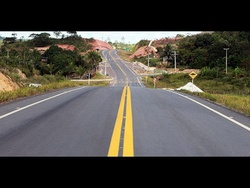
#> input picture TestingImages/T5.jpg, 250 x 188 px, shrunk from 480 x 360 before the run
$ jupyter execute --allow-errors ColorFiltering.ipynb   (shell and % lines are left out)
#> lines starting #> are read from the running program, lines starting #| are printed output that depends on the picture; after the words box and inside, x2 and y2 are one past the last pixel; in counts of white or black regions, pixels touching at a corner belong together
[cell 1]
import cv2 as cv
import numpy as np
from matplotlib import pyplot as plt

from __future__ import print_function
from ipywidgets import interact, interactive, fixed, interact_manual
import ipywidgets as widgets
from ipywidgets import FloatSlider

[cell 2]
f_orig = cv.imread('../TestingImages/T5.jpg') #cv gives bgr, matlab requires rgb
#> f_orig is the input picture: shape (188, 250, 3); mean B, G, R 68.6, 75.1, 78.3
f_rgb = cv.cvtColor(f_orig, cv.COLOR_BGR2RGB)
plt.rcParams['figure.figsize'] = [20, 10]
plt.imshow(f_rgb)
plt.title('original')
plt.show()

[cell 3]
f_hsv = cv.cvtColor(f_orig, cv.COLOR_BGR2HSV)
#> f_hsv: shape (188, 250, 3); mean H, S, V 51.5, 48.3, 82.2
plt.rcParams['figure.figsize'] = [20, 10]
plt.imshow(f_hsv)
plt.title('hsv')
plt.show()

[cell 4]
f_gray = cv.cvtColor(f_orig, cv.COLOR_BGR2GRAY)
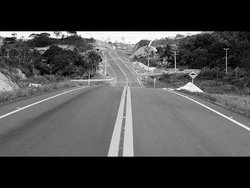
#> f_gray: shape (188, 250); min 0, max 255, mean 75.3
plt.rcParams['figure.figsize'] = [20, 10]
plt.imshow(f_gray, cmap='gray')
plt.title('gray')
plt.show()

[cell 5]
class ClrThresholding:
    name = 'masked'
    lower_clr = np.array([14, 80, 154])
    upper_clr = np.array([23, 175, 255])

    def nothing(x):
        pass

    def clrFilteringHSV(self, frame_, frame_hsv_):
        mask = cv.inRange(frame_hsv_, self.lower_clr, self.upper_clr)
        kernel = np.ones((5,5), np.uint8)
        img_erosion = cv.erode(mask, kernel, iterations=4)
        img_dilation = cv.dilate(mask, kernel, iterations=1)

        res = cv.bitwise_and(frame_, frame_, mask=mask)
        plt.rcParams['figure.figsize'] = [20, 10]
        plt.imshow(res)
        plt.title(self.name)
        plt.show()
        return res, mask

    def clrFilteringGRAY(self, frame_, frame_gry_):
        mask = cv.inRange(frame_gry_, self.lower_clr, self.upper_clr)
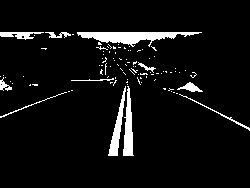
#> mask: shape (188, 250); 6% white; 96 white regions (85 under 20 px), largest, box (x1, y1, x2, y2) and area: (77, 32, 202, 47) 915, (123, 86, 134, 156) 445, (108, 86, 126, 156) 398
        kernel = np.ones((5,5), np.uint8)
        img_erosion = cv.erode(mask, kernel, iterations=4)
#> img_erosion: shape (188, 250); every value is 0
        img_dilation = cv.dilate(mask, kernel, iterations=1)
#> img_dilation: shape (188, 250); 16.4% white; 8 white regions, largest, box (x1, y1, x2, y2) and area: (0, 30, 204, 158) 5689, (161, 68, 250, 133) 1072, (0, 88, 75, 120) 500

        masked_img = np.zeros_like(frame_)
        for i in range(3):
            masked_img[:,:,i] = mask

        plt.rcParams['figure.figsize'] = [20, 10]
        plt.imshow(masked_img)
        plt.title(self.name)
        plt.show()

        return masked_img, mask

    def __init__(self, name_, lowerclr_, upper_clr_):
        self.lower_clr = lowerclr_
        self.upper_clr = upper_clr_
        self.name = name_

[cell 6]
global Thre_clr_white, res_w, mask_w
Thre_clr_white= ClrThresholding('white', 185 , 255)
res_w, mask_w = Thre_clr_white.clrFilteringGRAY(f_rgb, f_gray)


def runWhiteFilter(a = 200):
    Thre_clr_white = ClrThresholding('white', a , 255)
    res_w, mask_w = Thre_clr_white.clrFilteringGRAY(f_rgb, f_gray)
    cv.imwrite('../TestingImages/pipe.jpg', res_w)
    return

interactive_plot = interactive(runWhiteFilter, a=(0,255,1))
#> the sliders are set to a = 127
#> in clrFilteringGRAY (call 2), `mask = cv.inRange(frame_gry_, self.lower_clr, self.upper_clr)`: mask: shape (188, 250); 22.6% white; 166 white regions (157 under 20 px), largest, box (x1, y1, x2, y2) and area: (0, 31, 250, 157) 9236, (0, 31, 74, 41) 422, (0, 72, 20, 95) 251
#> in clrFilteringGRAY (call 2), `img_erosion = cv.erode(mask, kernel, iterations=4)`:
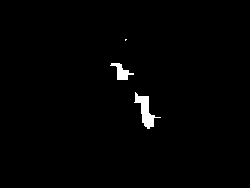
#> img_erosion: shape (188, 250); 1.1% white; 3 white regions (1 under 20 px), largest, box (x1, y1, x2, y2) and area: (134, 92, 161, 129) 356, (110, 63, 134, 80) 180
#> in clrFilteringGRAY (call 2), `img_dilation = cv.dilate(mask, kernel, iterations=1)`:
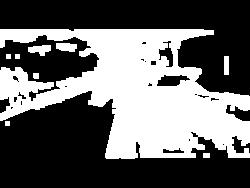
#> img_dilation: shape (188, 250); 39.4% white; 9 white regions, largest, box (x1, y1, x2, y2) and area: (0, 29, 250, 159) 17943, (28, 45, 51, 56) 167, (56, 43, 77, 52) 155
#> (the rest of this cell did not finish here and is left out)

[cell 7]
global Thre_clr_yellow, res_y, mask_y
Thre_clr_yellow=ClrThresholding('yellow', np.array([14,80,154]), np.array([23,175,255]))
res_y, mask_y =Thre_clr_yellow.clrFilteringHSV(f_rgb, f_hsv)
#> in clrFilteringHSV, `mask = cv.inRange(frame_hsv_, self.lower_clr, self.upper_clr)`: mask: shape (188, 250); 3.3% white; 57 white regions (51 under 20 px), largest, box (x1, y1, x2, y2) and area: (108, 86, 134, 157) 930, (0, 72, 19, 93) 245, (119, 51, 132, 62) 73, (180, 70, 199, 79) 67, (18, 70, 26, 79) 32, (167, 69, 179, 73) 31
#> in clrFilteringHSV, `img_dilation = cv.dilate(mask, kernel, iterations=1)`:
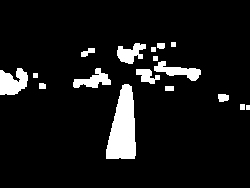
#> img_dilation: shape (188, 250); 8.4% white; 17 white regions, largest, box (x1, y1, x2, y2) and area: (106, 84, 136, 159) 1578, (0, 68, 28, 95) 555, (154, 61, 201, 81) 417
#> in clrFilteringHSV, `res = cv.bitwise_and(frame_, frame_, mask=mask)`:
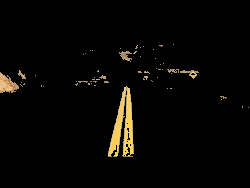
#> res: shape (188, 250, 3); mean R, G, B 7, 5.9, 3.4
def runYellowFilter(lh=20, ls=80, lv=154, uh=50, us=175, uv=255):
    Thre_clr_yellow = ClrThresholding('yellow', np.array([lh,ls,lv]), np.array([uh,us,uv]))
    res_y, mask_y = Thre_clr_yellow.clrFilteringHSV(f_rgb, f_hsv)
    return

interactive_plot2 = interactive(runYellowFilter, lh=(0,255,1),ls=(0,255,1),lv=(0,255,1),uh=(0,255,1),us=(0,255,1),uv=(0,255,1))
#> the sliders are set to lh = 127, ls = 127, lv = 127, uh = 127, us = 127, uv = 127
#> in clrFilteringHSV (call 2), `res = cv.bitwise_and(frame_, frame_, mask=mask)`: res: shape (188, 250, 3); every value is 0
#> (the rest of this cell did not finish here and is left out)

[cell 8]
# [12 lines of commented-out code are left out]

[cell 9]
# [5 lines of commented-out code are left out]

[cell 10]
mixed_mask = mask_y|mask_w
#> mixed_mask: shape (188, 250); 7.5% white; 112 white regions (99 under 20 px), largest, box (x1, y1, x2, y2) and area: (108, 86, 134, 157) 1014, (77, 32, 202, 47) 915, (0, 72, 19, 93) 245
mixed_res = cv.bitwise_and(f_rgb, f_rgb, mask=mixed_mask)
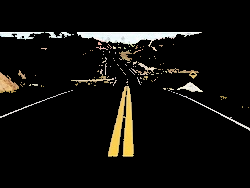
#> mixed_res: shape (188, 250, 3); mean R, G, B 16.7, 15.6, 12.6
result = cv.addWeighted(res_y, 1.0, res_w, 1.0, 0.0)
plt.imshow(mixed_mask)
cv.imwrite('../TestingImages/r.jpg', mixed_mask)
plt.rcParams['figure.figsize'] = [20, 10]
plt.title('combined_color_mask')
plt.show()
plt.imshow(f_rgb)
plt.rcParams['figure.figsize'] = [20, 10]
plt.title('original')
plt.show()
plt.imshow(mixed_res)
plt.rcParams['figure.figsize'] = [20, 10]
plt.title('mixed')
plt.show()

[cell 11]
cv.imwrite("../TestingImages/jidan.jpg", mixed_res)
#> Out = True

[cell 12]
def Obtain_Size(img_input):
    img=cv.imread(img_input)
    return img,img.shape

w=interactive(Obtain_Size, img_input='../TestingImages/r.jpg')
#> the sliders are set to img_input = ../TestingImages/r.jpg
#> the sliders are set to img_input = ../TestingImages/Region_of_Int, img_output = ../TestingImages/edge_detectio, quality = 50, lower_threshold = 127, upper_threshold = 127, aperture_size = 5, L2gradient = False
type(w)
display(w)
#> (the rest of this cell did not finish here and is left out)

#> (a cell that did not finish here is left out)

[cell 14]
def Canny_Edge_Detector(img_input, img_output, quality=100, lower_threshold=200, upper_threshold=230, aperture_size=3, L2gradient=False):

#> called with img_input = '../TestingImages/Region_of_Interest.jpg', img_output = '../TestingImages/edge_detection.jpg', quality = 50, lower_threshold = 127, upper_threshold = 127, aperture_size = 5, L2gradient = False
    img = cv.imread(img_input,0)
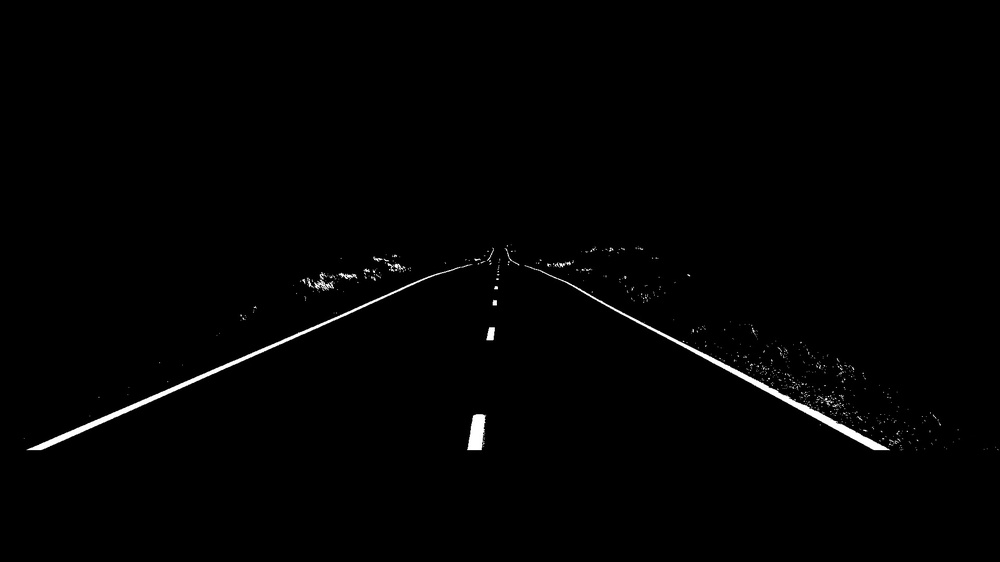
#> input picture TestingImages/Region_of_Interest.jpg, 1000 x 562 px, shrunk from 1920 x 1080 before the run
#> img is the input picture: shape (562, 1000); min 0, max 255, mean 2.3
    edges = cv.Canny(img,lower_threshold, upper_threshold, apertureSize=aperture_size, L2gradient=L2gradient)
#> edges: shape (562, 1000); 1.1% white in thin lines or dots, all inside (x1, y1, x2, y2) = (22, 243, 1000, 455)
    cv.imwrite(img_output, edges)
    plt.figure(figsize=(20,10))
    _=plt.subplot(121),plt.imshow(img,cmap = 'gray')
    plt.title('Original Image'), plt.xticks([]), plt.yticks([])
    plt.subplot(122),plt.imshow(edges,cmap = 'gray')
    plt.title('Edge Image'), plt.xticks([]), plt.yticks([])

    plt.show()

[cell 15]
interact(Canny_Edge_Detector, img_input='../TestingImages/Region_of_Interest.jpg', img_output='../TestingImages/edge_detection.jpg',\
        quality=(0,100,1),\
         lower_threshold=(0,255,1), upper_threshold=(0, 255, 1),\
        aperture_size=(3,7,2), L2gradient=False);

[cell 16]
img = cv.imread('../TestingImages/edge_detection.jpg',0)
#> img: shape (562, 1000); min 0, max 255, mean 2.8
original = cv.imread('../TestingImages/T0.jpg')
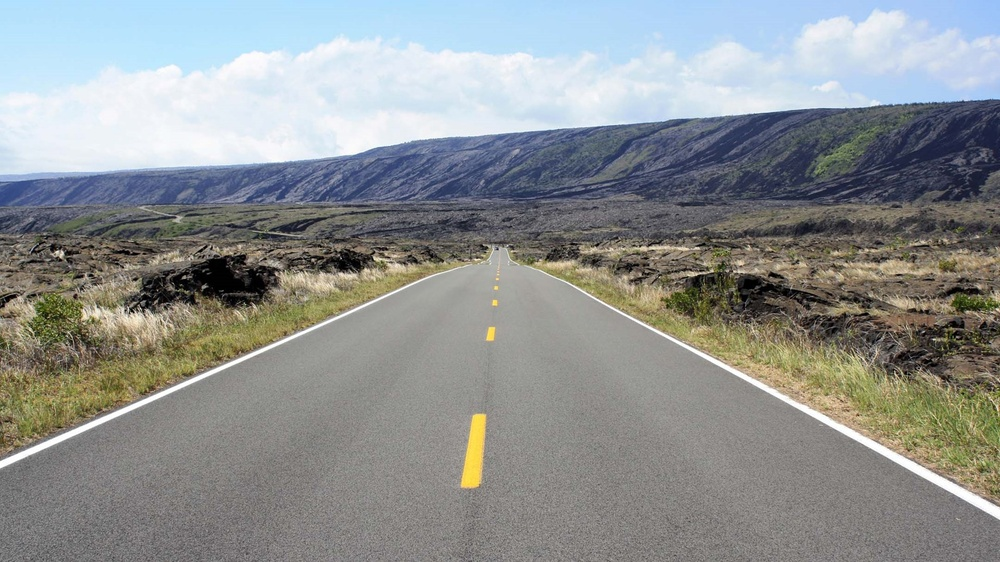
#> input picture TestingImages/T0.jpg, 1000 x 562 px, shrunk from 1920 x 1080 before the run
#> original is the input picture: shape (562, 1000, 3); mean B, G, R 145.7, 145.6, 142.2
min_line_len = 1000
max_line_Gap = 2
lines = cv.HoughLinesP(img,1,np.pi/180,100,min_line_len, max_line_Gap)
#> lines = 1090 rows, first 6: [483, 255, 487, 253], [45, 441, 104, 416], [164, 395, 214, 373], [668, 338, 675, 342], [576, 286, 645, 324], [423, 280, 428, 278]
print(len(lines) / 4)
#| 272.5
for i in range(10):
    for x1,y1,x2,y2 in lines[i]:
        cv.line(original,(x1,y1),(x2,y2),(0,255,0),20)
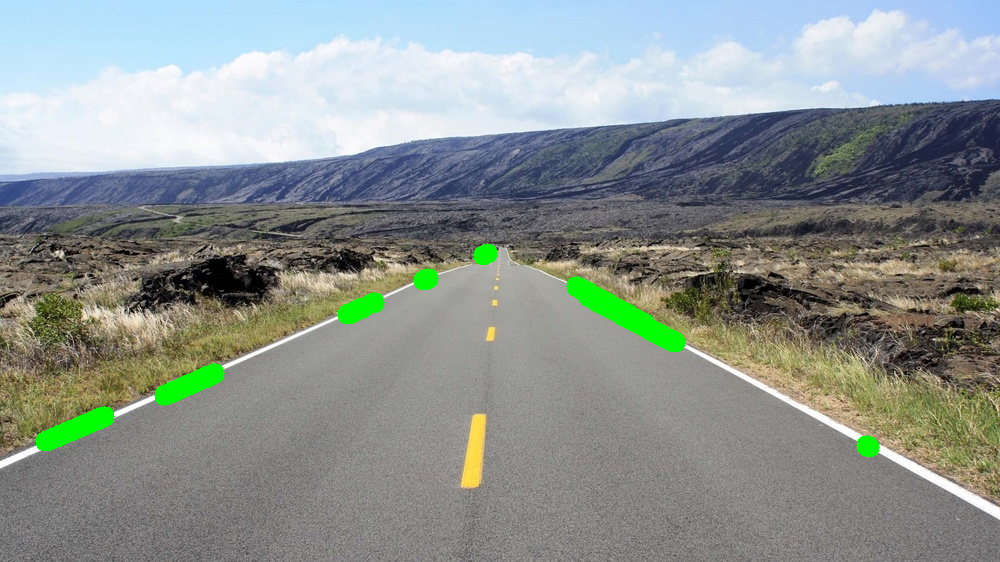
#> original: shape (562, 1000, 3); 1.46% of pixels changed, all inside (x1, y1, x2, y2) = (35, 243, 880, 458)

cv.imwrite('Hough.jpg', img)
plt.figure(figsize=(20,10))
_=plt.subplot(121),plt.imshow(img,cmap = 'gray')
plt.title('Original Image'), plt.xticks([]), plt.yticks([])
plt.subplot(122),plt.imshow(original)
plt.title('Hough Transformed Image'), plt.xticks([]), plt.yticks([])

plt.show()
#> figure, not shown here; B, G, R data is drawn as R, G, B
